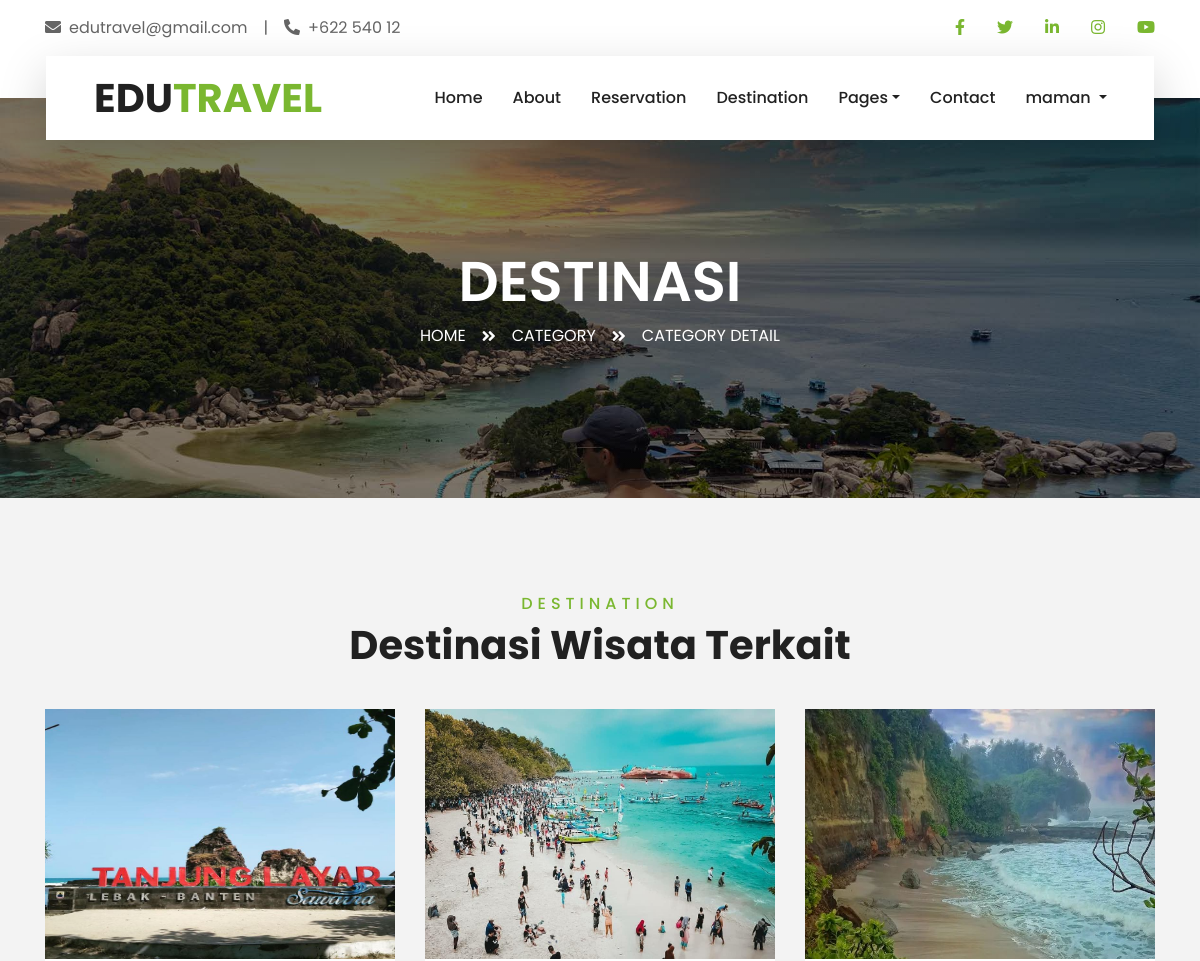
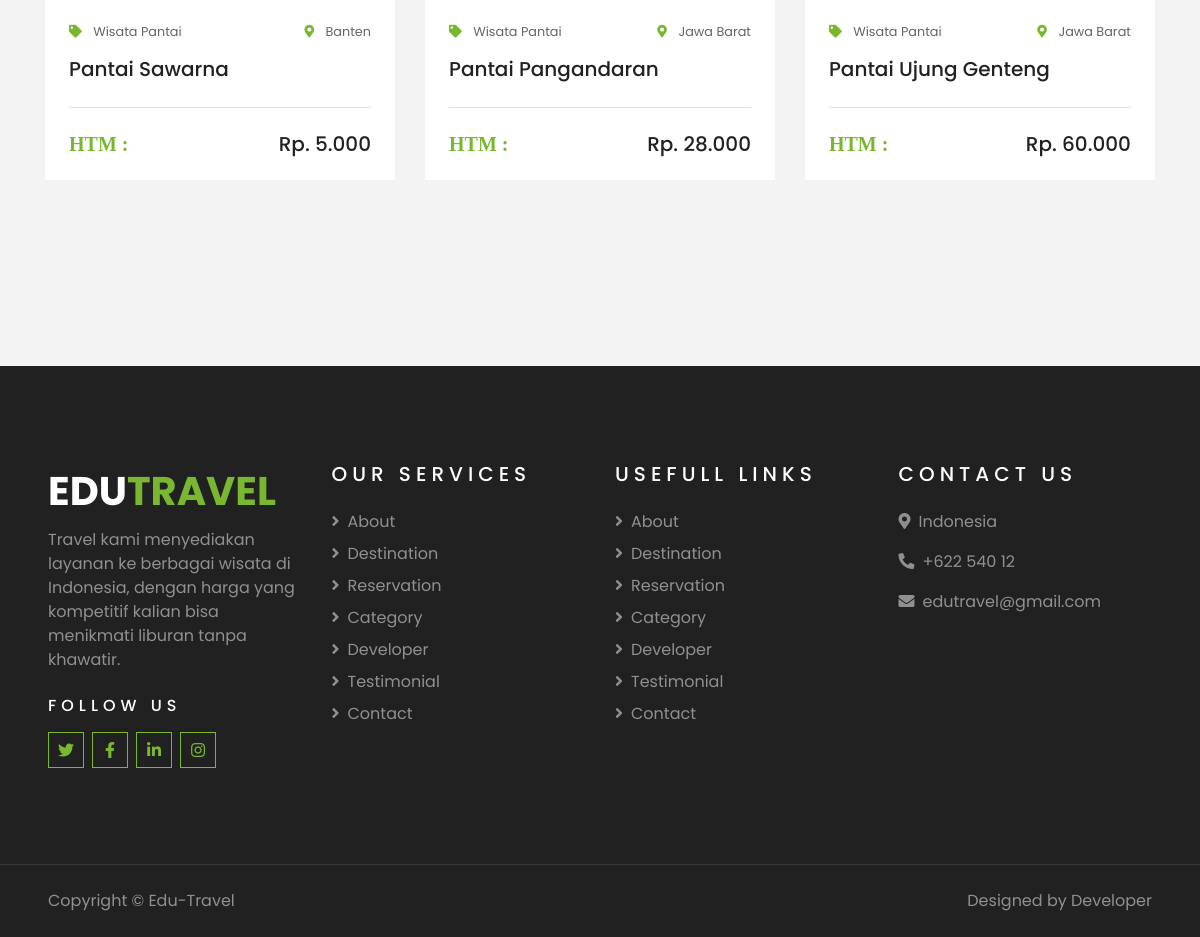
The app's page /travelling/main_page/detail_kategori.php?id_kategori=3 (signed in) with its own data (2 pictures, top to bottom).
### tables this page shows
CREATE TABLE `destinasi` (
  `id_destinasi` int(11) NOT NULL,
  `nama_destinasi` varchar(100) NOT NULL,
  `gambar` text NOT NULL,
  `lokasi` varchar(250) NOT NULL,
  `harga` decimal(10,2) NOT NULL,
  `deskripsi` varchar(500) NOT NULL,
  `id_kategori` int(11) NOT NULL
);

CREATE TABLE `kategori` (
  `id_kategori` int(11) NOT NULL,
  `nama_kategori` varchar(100) NOT NULL,
  `gambar_kategori` text NOT NULL
);

### travelling/main_page/detail_kategori.php (the view, shortened to what this page needs)
<?php
if (isset($_SESSION['username'])) {
    $loggedInUsername = $_SESSION['username'];
} else {
    header("Location: login.php");
    exit();
}
?>
<!DOCTYPE html>
<html lang="en">
<head>
    <link href="https://cdnjs.cloudflare.com/ajax/libs/font-awesome/5.10.0/css/all.min.css" rel="stylesheet">
    <link href="lib/owlcarousel/assets/owl.carousel.min.css" rel="stylesheet">
    <link href="lib/tempusdominus/css/tempusdominus-bootstrap-4.min.css" rel="stylesheet" />
    <link href="css/style.css" rel="stylesheet">
</head>
<body>
    <div class="container-fluid bg-light pt-3 d-none d-lg-block">
        <div class="container">
            <div class="row">
                <div class="col-lg-6 text-center text-lg-left mb-2 mb-lg-0">
                    <div class="d-inline-flex align-items-center">
                        <p><i class="fa fa-envelope mr-2"></i>edutravel@gmail.com</p>
                        <p class="text-body px-3">|</p>
                        <p><i class="fa fa-phone-alt mr-2"></i>+622 540 12</p>
                    </div>
                </div>
                <div class="col-lg-6 text-center text-lg-right">
                    <div class="d-inline-flex align-items-center">
                        <a class="text-primary px-3" href="https://www.facebook.com">
                            <i class="fab fa-facebook-f"></i>
                        </a>
                        <a class="text-primary px-3" href="https://www.twitter.com">
                            <i class="fab fa-twitter"></i>
                        </a>
                        <a class="text-primary px-3" href="https://www.linkedin.com">
                            <i class="fab fa-linkedin-in"></i>
                        </a>
                        <a class="text-primary px-3" href="https://www.instagram.com">
                            <i class="fab fa-instagram"></i>
                        </a>
                        <a class="text-primary pl-3" href="https://www.youtube.com">
                            <i class="fab fa-youtube"></i>
                        </a>
                    </div>
                </div>
            </div>
        </div>
    </div>
    <div class="container-fluid position-relative nav-bar p-0">
        <div class="container-lg position-relative p-0 px-lg-3" style="z-index: 9;">
            <nav class="navbar navbar-expand-lg bg-light navbar-light shadow-lg py-3 py-lg-0 pl-3 pl-lg-5">
                <a href="index.php" class="navbar-brand">
                    <h1 class="m-0 text-primary"><span class="text-dark">EDU</span>TRAVEL</h1>
                </a>
                <div class="collapse navbar-collapse justify-content-between px-3" id="navbarCollapse">
                    <div class="navbar-nav ml-auto py-0">
                        <a href="index.php" class="nav-item nav-link">Home</a>
                        <a href="about.php" class="nav-item nav-link">About</a>
                        <a href="reservation.php" class="nav-item nav-link">Reservation</a>
                        <a href="destination.php" class="nav-item nav-link">Destination</a>
                        <div class="nav-item dropdown">
                            <a href="#" class="nav-link dropdown-toggle" data-toggle="dropdown">Pages</a>
                        </div>
                        <a href="contact.php" class="nav-item nav-link">Contact</a>
                        <?php
                        if (isset($loggedInUsername)) {
                            ?>
                            <div class="nav-item dropdown">
                                <a href="#" class="nav-link dropdown-toggle" data-toggle="dropdown">
                                    <?php echo $loggedInUsername; ?>
                                </a>
                            </div>
                            <?php
                        }
                        ?>
                    </div>
                </div>
            </nav>
        </div>
    </div>
    <div class="container-fluid page-header">
        <div class="container">
            <div class="d-flex flex-column align-items-center justify-content-center" style="min-height: 400px">
                <h3 class="display-4 text-white text-uppercase">Destinasi</h3>
                <div class="d-inline-flex text-white">
                    <p class="m-0 text-uppercase"><a class="text-white" href="index.php">Home</a></p>
                    <i class="fa fa-angle-double-right pt-1 px-3"></i>
                    <p class="m-0 text-uppercase"><a class="text-white" href="category.php">Category</a></p>
                    <i class="fa fa-angle-double-right pt-1 px-3"></i>
                    <p class="m-0 text-uppercase">Category Detail</p>
                </div>
            </div>
        </div>
    </div>
    <div class="container-fluid py-5">
        <div class="container pt-5 pb-3">
            <div class="text-center mb-3 pb-3">
                <h6 class="text-primary text-uppercase" style="letter-spacing: 5px;">Destination</h6>
                <h1>Destinasi Wisata Terkait</h1>
            </div>
            <div class="row">
                <?php
                include '../koneksi.php';
                $id_terima = $_GET['id_kategori'];
                $query = mysqli_query($koneksi, "SELECT * FROM `kategori` as k JOIN `destinasi` as d ON k.id_kategori=d.id_kategori where d.id_kategori=$id_terima;");
                if (mysqli_num_rows($query) > 0) {
                    while ($data = mysqli_fetch_array($query)) {
                        ?>
                        <div class="col-lg-4 col-md-6 mb-4">
                            <div class="package-item bg-white mb-2">
                                <img class="img-fluid" src="<?php echo $data["gambar"] ?>" style="width:350px; height:250px;">
                                <div class="p-4">
                                    <div class="d-flex justify-content-between mb-3">
                                        <small class="m-0"><i class="fas fa-tag text-primary mr-2"></i>
                                            <?php echo $data["nama_kategori"] ?>
                                        </small>
                                        <small class="m-0"><i class="fa fa-map-marker-alt text-primary mr-2"></i>
                                            <?php echo $data["lokasi"] ?>
                                        </small>
                                    </div>
                                    <a class="h5 text-decoration-none"
                                        href="detail_destination.php?id_destinasi=<?php echo $data["id_destinasi"] ?>">
                                        <?php echo $data["nama_destinasi"] ?>
                                    </a>
                                    <div class="border-top mt-4 pt-4">
                                        <div class="d-flex justify-content-between">
                                            <h5 class="m-0"><i class="fas text-primary mr-2"> HTM :</i></h5>
                                            <h5 class="m-0">
                                                <?php echo "Rp. " . number_format($data["harga"], 0, ',', '.') ?>
                                            </h5>
                                        </div>
                                    </div>
                                </div>
                            </div>
                        </div>
                    <?php } ?>
                <?php } ?>
            </div>
        </div>
    </div>
    <div class="container-fluid bg-dark text-white-50 py-5 px-sm-3 px-lg-5" style="margin-top: 90px;">
        <div class="row pt-5">
            <div class="col-lg-3 col-md-6 mb-5">
                <a href="" class="navbar-brand">
                    <h1 class="text-primary"><span class="text-white">EDU</span>TRAVEL</h1>
                </a>
                <p>Travel kami menyediakan layanan ke berbagai wisata di Indonesia, dengan harga yang kompetitif kalian
                    bisa menikmati liburan tanpa khawatir.</p>
                <h6 class="text-white text-uppercase mt-4 mb-3" style="letter-spacing: 5px;">Follow Us</h6>
                <div class="d-flex justify-content-start">
                    <a class="btn btn-outline-primary btn-square mr-2" href="https://www.twitter.com"><i
                            class="fab fa-twitter"></i></a>
                    <a class="btn btn-outline-primary btn-square mr-2" href="https://www.facebook.com"><i
                            class="fab fa-facebook-f"></i></a>
                    <a class="btn btn-outline-primary btn-square mr-2" href="https://www.linkedin.com"><i
                            class="fab fa-linkedin-in"></i></a>
                    <a class="btn btn-outline-primary btn-square" href="https://www.instagram.com"><i
                            class="fab fa-instagram"></i></a>
                </div>
            </div>
            <div class="col-lg-3 col-md-6 mb-5">
                <h5 class="text-white text-uppercase mb-4" style="letter-spacing: 5px;">Our Services</h5>
                <div class="d-flex flex-column justify-content-start">
                    <a class="text-white-50 mb-2" href="about.php"><i class="fa fa-angle-right mr-2"></i>About</a>
                    <a class="text-white-50 mb-2" href="destination.php"><i
                            class="fa fa-angle-right mr-2"></i>Destination</a>
                    <a class="text-white-50 mb-2" href="reservation.php"><i
                            class="fa fa-angle-right mr-2"></i>Reservation</a>
                    <a class="text-white-50 mb-2" href="category.php"><i class="fa fa-angle-right mr-2"></i>Category</a>
                    <a class="text-white-50 mb-2" href="developer.php"><i
                            class="fa fa-angle-right mr-2"></i>Developer</a>
                    <a class="text-white-50 mb-2" href="testimonial.php"><i
                            class="fa fa-angle-right mr-2"></i>Testimonial</a>
                    <a class="text-white-50 mb-2" href="contact.php"><i class="fa fa-angle-right mr-2"></i>Contact</a>
                </div>
            </div>
            <div class="col-lg-3 col-md-6 mb-5">
                <h5 class="text-white text-uppercase mb-4" style="letter-spacing: 5px;">Usefull Links</h5>
                <div class="d-flex flex-column justify-content-start">
                    <a class="text-white-50 mb-2" href="about.php"><i class="fa fa-angle-right mr-2"></i>About</a>
                    <a class="text-white-50 mb-2" href="destination.php"><i
                            class="fa fa-angle-right mr-2"></i>Destination</a>
                    <a class="text-white-50 mb-2" href="reservation.php"><i
                            class="fa fa-angle-right mr-2"></i>Reservation</a>
                    <a class="text-white-50 mb-2" href="category.php"><i class="fa fa-angle-right mr-2"></i>Category</a>
                    <a class="text-white-50 mb-2" href="developer.php"><i
                            class="fa fa-angle-right mr-2"></i>Developer</a>
                    <a class="text-white-50 mb-2" href="testimonial.php"><i
                            class="fa fa-angle-right mr-2"></i>Testimonial</a>
                    <a class="text-white-50 mb-2" href="contact.php"><i class="fa fa-angle-right mr-2"></i>Contact</a>
                </div>
            </div>
            <div class="col-lg-3 col-md-6 mb-5">
                <h5 class="text-white text-uppercase mb-4" style="letter-spacing: 5px;">Contact Us</h5>
                <p><i class="fa fa-map-marker-alt mr-2"></i>Indonesia</p>
                <p><i class="fa fa-phone-alt mr-2"></i>+622 540 12</p>
                <p><i class="fa fa-envelope mr-2"></i>edutravel@gmail.com</p>
            </div>
        </div>
    </div>
    <div class="container-fluid bg-dark text-white border-top py-4 px-sm-3 px-md-5"
        style="border-color: rgba(256, 256, 256, .1) !important;">
        <div class="row">
            <div class="col-lg-6 text-center text-md-left mb-3 mb-md-0">
                <p class="m-0 text-white-50">Copyright &copy; Edu-Travel
                </p>
            </div>
            <div class="col-lg-6 text-center text-md-right">
                <p class="m-0 text-white-50">Designed by Developer
                </p>
            </div>
        </div>
    </div>
</body>
</html>

### records on screen
destinasi: gambar (picture), id_kategori.nama_kategori "Wisata Pantai", lokasi "Banten", nama_destinasi "Pantai Sawarna", harga "5.000"
destinasi: gambar (picture), id_kategori.nama_kategori "Wisata Pantai", lokasi "Jawa Barat", nama_destinasi "Pantai Pangandaran", harga "28.000"
destinasi: gambar (picture), id_kategori.nama_kategori "Wisata Pantai", lokasi "Jawa Barat", nama_destinasi "Pantai Ujung Genteng", harga "60.000"

### other values on screen
$loggedInUsername "maman"
